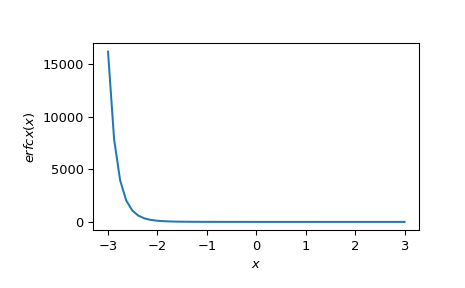

Here is the Python script that generated this plot:
from scipy import special
import matplotlib.pyplot as plt
x = np.linspace(-3, 3)
plt.plot(x, special.erfcx(x))
plt.xlabel('$x$')
plt.ylabel('$erfcx(x)$')
plt.show()
